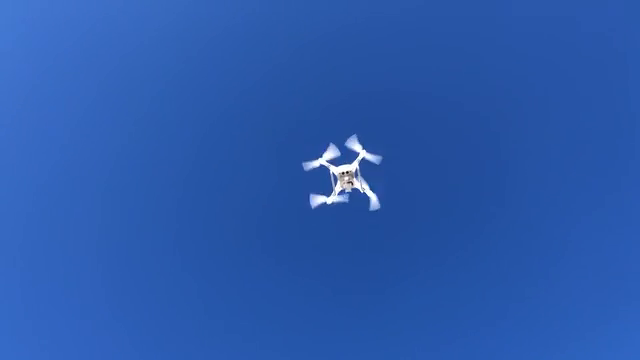
#> input picture frame 265 of small_third.mp4, 640 x 360 px
$ python object_vid_white.py   (older library calls are emulated)
#> lines starting #> are read from the running program, lines starting #| are printed output that depends on the picture; after the words box and inside, x2 and y2 are one past the last pixel; in counts of white or black regions, pixels touching at a corner belong together
import cv2
import numpy as np
import matplotlib.pyplot as plt
from mpl_toolkits.mplot3d import Axes3D
from matplotlib import style
from time import time
import random

def outline(w, h, center, frame):
	cv2.line(frame, (0, h//2), (w, h//2), (255,255,255), 1)					# horizontal x axis
	cv2.line(frame, (w//2, 0), (w//2, h), (255,255,255), 1)					# vertical y axis
	cv2.arrowedLine(frame, center, (w//2+30, h//2), (0,255,255), 1)
	cv2.arrowedLine(frame, center, (w//2, h//2-30), (0,255,255), 1)


def distance(x, y, altitude):
	relative_x = altitude * x / 1000
	relative_y = altitude * y / 1000
	dis_display = "x: {:.1f}cm, y: {:.1f}cm".format(relative_x, relative_y)
	return dis_display


def vector(w, h, x, y, df = 0.3, altitude=1):
	return (w//2 + int(x*df),  h//2 - int(y*df))


def main():
	style.use('seaborn')
	cap = cv2.VideoCapture('small_third.mp4')

	# kernel = np.ones((1,1),np.uint8)
	lower_limit = np.array([0, 0, 0])
	upper_limit = np.array([179, 145, 255])

	w = int(cap.get(3))  						# width: 	640    	(/2 = 320)
	h = int(cap.get(4)) 						# height: 360			(/2 = 180)
	center = (w//2, h//2) 					# (320, 180)

	# altitude
	# 320 1220 2300 2550
	#
	altitude = 220
	# from 220cm to 5000cm    in 530 frames

	# plot starting point but this is not the right way
	x = [113, 113]
	y = [-175, -175]
	z = [altitude, altitude]

	# interval
	interval = 750

	# plot figure
	fig2 = plt.figure()
	fig = plt.figure()

	# fig3d
	ax = Axes3D(fig)
	ax.set_xlim3d(-interval, interval)
	ax.set_ylim3d(-interval, interval)
	ax.set_zlim3d(0, altitude*2)
	line,  = ax.plot(x,y,z, linewidth=1)

	# fig2d
	ax2 = fig2.add_subplot(1,1,1)
	ax2.set_xlim(-interval, interval)
	ax2.set_ylim(-interval, interval)
	line2, = ax2.plot(x,y, linewidth=1)


	# window position and size
	fig.canvas.manager.window.wm_geometry("+%d+%d" % (w, h+40))
	fig.set_size_inches(6.4, 3.4, forward=True)
	fig2.canvas.manager.window.wm_geometry("+%d+%d" % (0, 2*h+40))
	fig2.set_size_inches(5, 2.8, forward=True)

	plt.show(block=False)
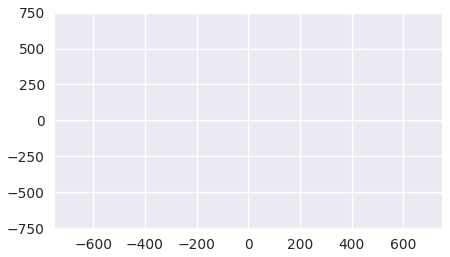
#> figure drawn by matplotlib, 1 panel

	# pre alloacted lists
	# x = [None] * int(5000)
	# y = [None] * int(5000)
	# z = [None] * int(5000)

	t = time()
	i = 0						# for fps
	n = 0 					# for plotting with preallocation
	frames = ""
	cX = 1
	cY = 1

	while True:
		altitude = altitude + random.uniform(-.35, .35)
		if i > 320 and i < 1220 and altitude < 5000:
			altitude += 5.2 + random.uniform(0.6, 0.1612)
		elif i >= 2300 and i <= 2550 and altitude > 180:
			altitude -= 11.5 + random.uniform(0.01, 1)

		_, frame = cap.read()
#> frame is the input picture: shape (360, 640, 3); mean B, G, R 172.7, 89.8, 43.3
		hsv = cv2.cvtColor(frame, cv2.COLOR_BGR2HSV)
#> hsv: shape (360, 640, 3); mean H, S, V 109, 191.9, 172.7

		# mask
		mask = cv2.inRange(hsv, lower_limit, upper_limit)
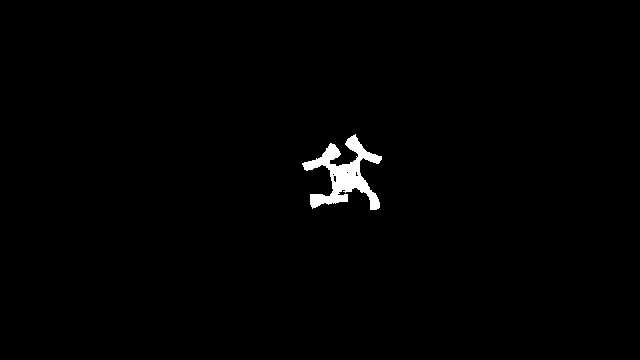
#> mask: shape (360, 640); 1% white; 1 white region
		# mask = cv2.dilate(mask,kernel,iterations = 1)

		# result
		result = cv2.bitwise_and(frame, frame, mask=mask)


		_, thresh = cv2.threshold(mask, 40, 255, 0)
		_, contours, _ = cv2.findContours(thresh, cv2.RETR_EXTERNAL, cv2.CHAIN_APPROX_NONE)
#> contours = 1 contour; box (x1, y1, x2, y2) and area: (302, 134, 382, 210) 2114

		if len(contours) != 0:
			outline(w, h, center, frame)
#> in outline, `cv2.arrowedLine(frame, center, (w//2+30, h//2), (0,255,255), 1)`: frame: shape (360, 640, 3); mean B, G, R 173, 90.5, 44.2
#> in outline, `cv2.arrowedLine(frame, center, (w//2, h//2-30), (0,255,255), 1)`: frame: shape (360, 640, 3); mean B, G, R 173, 90.5, 44.2
			# outline(w, h, center, result)

			# biggest contour
			c = max(contours, key = cv2.contourArea)
#> c = contour of 443 points, box (x1, y1, x2, y2) (302, 134, 382, 210), area 2114
			xc,yc,wc,hc = cv2.boundingRect(c)
#> xc = 302; yc = 134; wc = 80; hc = 76
			cv2.rectangle(frame,(xc,yc),(xc+wc,yc+hc), (250,206,135), 1)
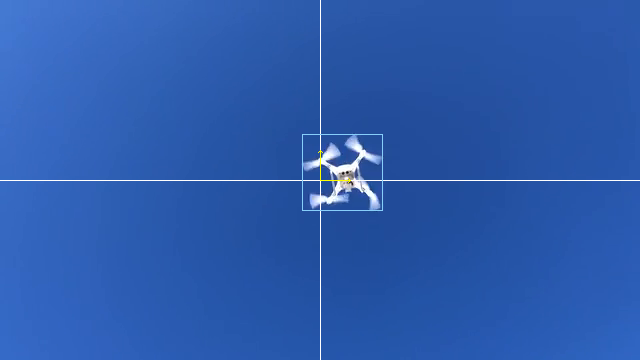
#> frame: shape (360, 640, 3); mean B, G, R 173.1, 90.7, 44.3


			# find centroid
			M = cv2.moments(c)
#> M = moments, m00 2113.5, centre m10/m00, m01/m00 = (343.9, 174.2)
			if M["m00"] != 0:
				cX = int(M["m10"] / M["m00"])
#> cX = 343
				cY = int(M["m01"] / M["m00"])
#> cY = 174
				cv2.circle(frame, (cX, cY), 2, (0, 0, 0), -1)		# -1 "negative linewidth" is for fill
#> frame: shape (360, 640, 3); 0.01% of pixels changed, all inside (x1, y1, x2, y2) = (341, 172, 346, 177)

			# distance calucations
			dis_display = distance(cX-w//2, h//2-cY, altitude)
#> dis_display = 'x: 5.1cm, y: 1.3cm'
			cv2.putText(result, dis_display, (cX - 25, cY - 25),cv2.FONT_HERSHEY_SIMPLEX, 0.5, (255, 255, 255), 1)
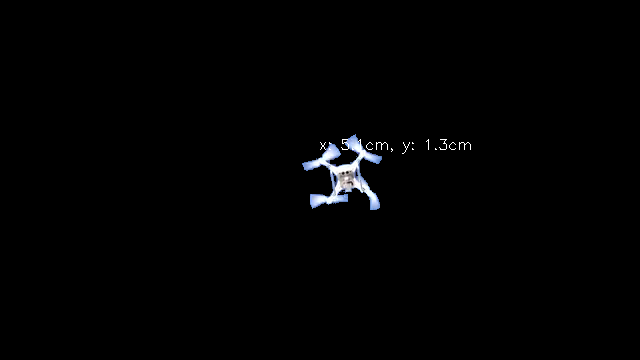
#> result: shape (360, 640, 3); mean B, G, R 2.4, 2.1, 2

			# distance vector
			towards_center = vector(w, h, cX-w//2, h//2-cY, df=0.7)				# df: diminishing factor [0, 1]
#> towards_center = (336, 176)
			cv2.arrowedLine(result, (cX,cY), towards_center, (0,255,255), 1)
#> result: shape (360, 640, 3); under 0.01% of pixels changed, all inside (x1, y1, x2, y2) = (336, 174, 344, 177)

			# plot
			x.append(int (altitude * (cX-w//2) / 1000))
			y.append(int (altitude * (h//2-cY) / 1000) )
			z.append(altitude)
			line.set_xdata(x)
			line.set_ydata(y)
			line.set_3d_properties(z)

			line2.set_xdata(x)
			line2.set_ydata(y)

			# [7 lines of commented-out code are left out]

			ax.set_zlim3d(max(0, altitude-500) , altitude+500)

			fig.canvas.draw()
			fig.canvas.flush_events()

			fig2.canvas.draw()
			fig2.canvas.flush_events()


		# frames and altitude text
		cv2.putText(frame, frames, (5, 15),cv2.FONT_HERSHEY_SIMPLEX, 0.4, (255, 255, 255), 1)
		cv2.putText(frame, "altitude: " + str(altitude/100)[:5] + "m" , (5, 30),cv2.FONT_HERSHEY_SIMPLEX, 0.4, (255, 255, 255), 1)
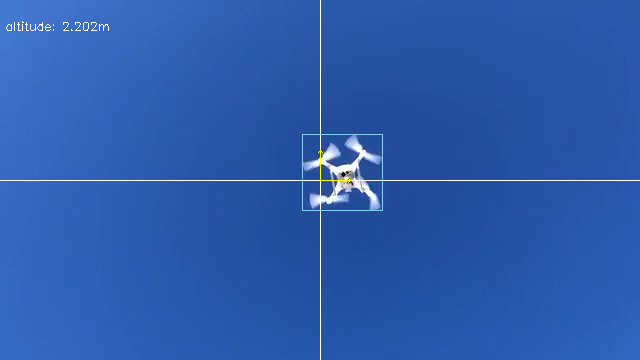
#> frame: shape (360, 640, 3); mean B, G, R 173.1, 90.8, 44.5

		# displaying
		final_img = cv2.hconcat((frame, result))
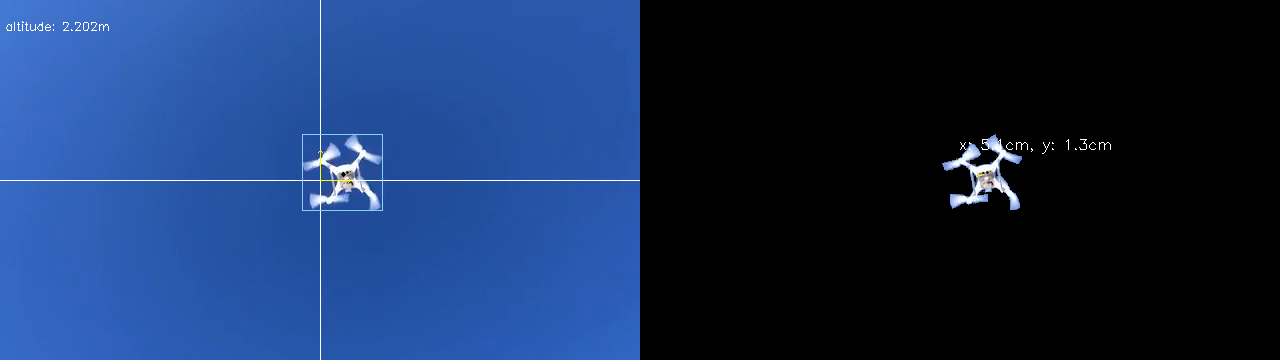
#> final_img: shape (360, 1280, 3); mean B, G, R 87.8, 46.5, 23.3
		# cv2.imshow("result", result)
		# cv2.moveWindow("result", w, 20)
		cv2.imshow("mask", mask)
		cv2.moveWindow("mask", 0, h+20)
		cv2.imshow("frame", final_img)

		key = cv2.waitKey(1)
#> (key Esc is pressed here)
		if key == 27:
			break

		# fps measurements
		if i%30 == 0 :
			frames = "FPS: {0:<4.2f} (without realtime plotting ~ 23)".format(i/(time() - t))

		i += 1

	# outside while loop
	plt.show()  # to hold the plot at the end

	cap.release()
	cv2.destroyAllWindows()


main()

$ run again, starting later in the video
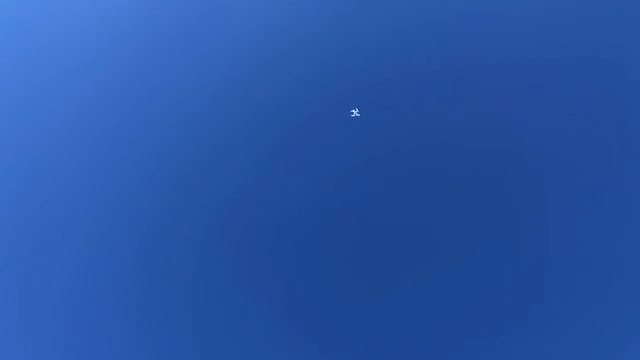
#> input picture frame 1193 of small_third.mp4, 640 x 360 px
#> in main, frame is the input picture: shape (360, 640, 3); mean B, G, R 165.6, 84.7, 39.9
#> hsv: shape (360, 640, 3); mean H, S, V 109.3, 194.5, 165.6
#> in main, `mask = cv2.inRange(hsv, lower_limit, upper_limit)`:
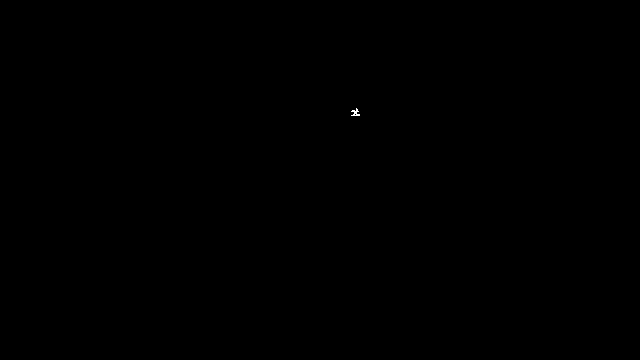
#> mask: shape (360, 640); 0.02% white in thin lines or dots, all inside (x1, y1, x2, y2) = (351, 108, 360, 116)
#> contours = 1 contour; box (x1, y1, x2, y2) and area: (351, 108, 360, 116) 21
#> c = contour of 32 points, box (x1, y1, x2, y2) (351, 108, 360, 116), area 21
#> xc = 351; yc = 108; wc = 9; hc = 8
#> M = moments, m00 21, centre m10/m00, m01/m00 = (355.2, 112.4)
#> cX = 355
#> cY = 112
#> dis_display = 'x: 7.7cm, y: 15.0cm'
#> towards_center = (344, 133)
#> in main, `final_img = cv2.hconcat((frame, result))`:
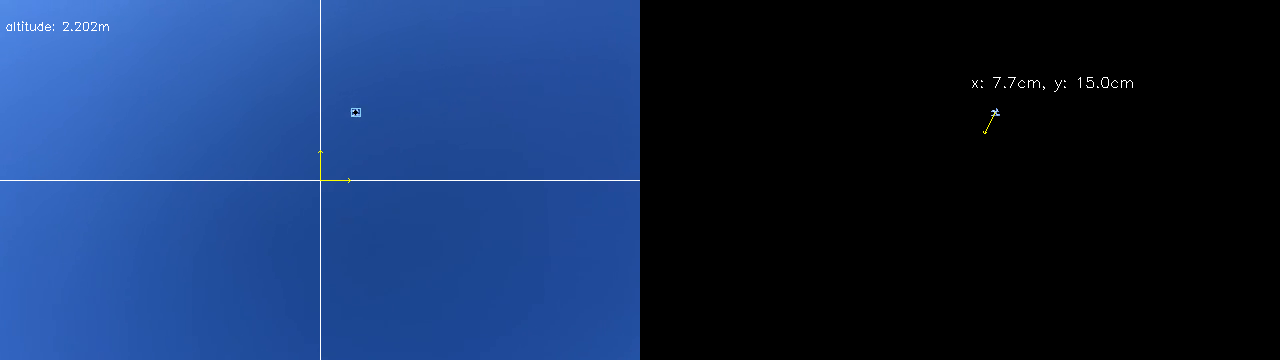
#> final_img: shape (360, 1280, 3); mean B, G, R 83.1, 43, 20.7

$ run again, starting later in the video
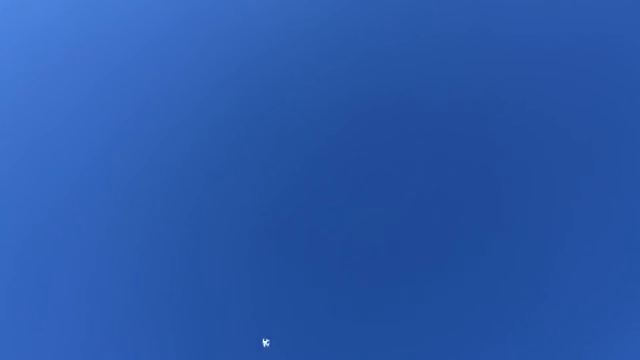
#> input picture frame 2121 of small_third.mp4, 640 x 360 px
#> in main, frame is the input picture: shape (360, 640, 3); mean B, G, R 170.2, 88.1, 42
#> hsv: shape (360, 640, 3); mean H, S, V 109.2, 192.8, 170.2
#> in main, `mask = cv2.inRange(hsv, lower_limit, upper_limit)`:
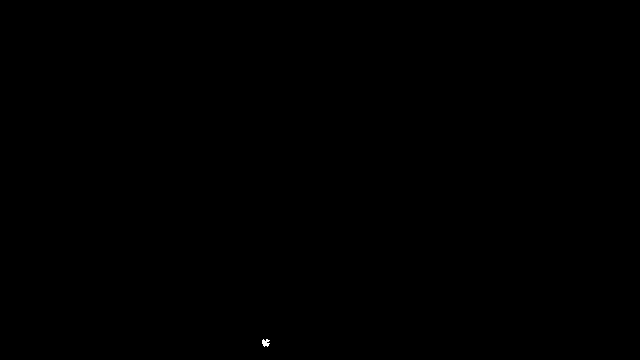
#> mask: shape (360, 640); 0.02% white; 1 white region
#> contours = 1 contour; box (x1, y1, x2, y2) and area: (262, 339, 270, 347) 30
#> c = contour of 26 points, box (x1, y1, x2, y2) (262, 339, 270, 347), area 30
#> xc = 262; yc = 339; wc = 8
#> M = moments, m00 30, centre m10/m00, m01/m00 = (265.1, 342.5)
#> cX = 265
#> cY = 342
#> dis_display = 'x: -12.1cm, y: -35.7cm'
#> towards_center = (282, 293)
#> in main, `final_img = cv2.hconcat((frame, result))`:
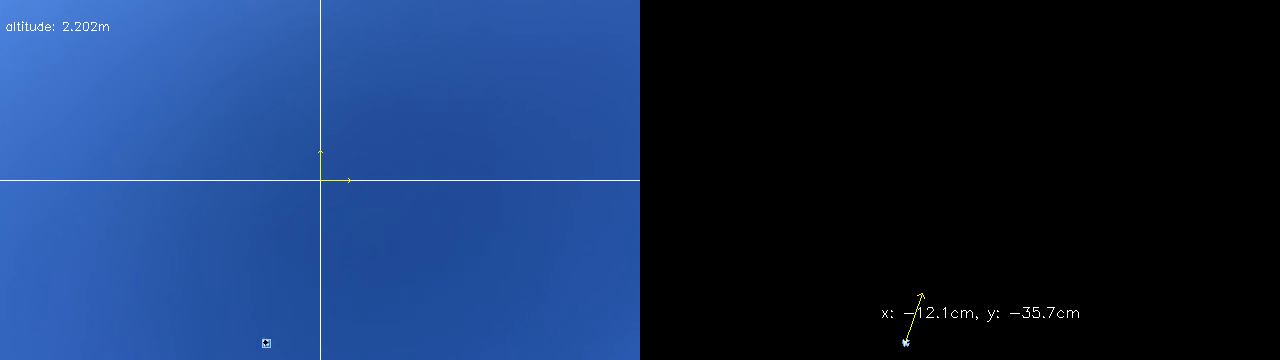
#> final_img: shape (360, 1280, 3); mean B, G, R 85.4, 44.7, 21.8
